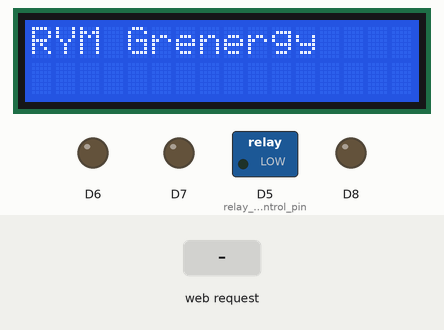
Bench run of a sketch on a simulated ESP8266 (NodeMCU). On the bench: 16×2 character LCD, switched loads named in the sketch (green lamp = pin HIGH), output pins drawn as LEDs (lit = HIGH). The inputs (shaded band) are chosen by the test bench. What the sketch prints to the serial monitor is not drawn.

Above: at 0.1 s.
4.3 s: HTTP request GET /relay?Display=1&Display0=1&Charging=1 received
At 4.65 s:
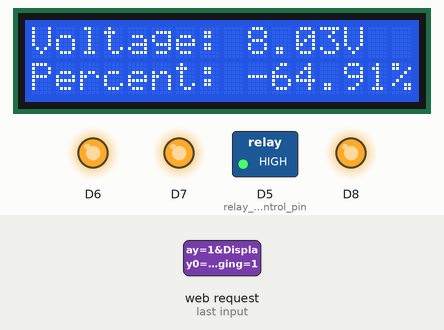
At 6.1 s:
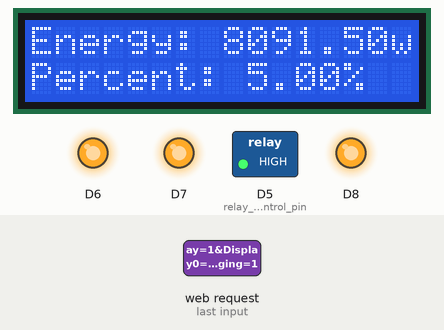
Timing chart, 0 to 7.6 s (numbered marks = the images above; inputs shaded):
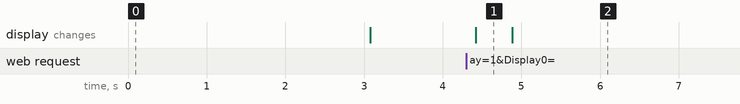

Measured:
- after the input at 4.3 s, the display: changes after 0.12 s (image 1)
- what the display in image 1 shows lasts 0.5 s, from 4.4 s to 4.9 s

The sketch:

BMS_modified.ino
```cpp
#include <ESP8266WiFi.h>
#include <ESPAsyncTCP.h>
#include <ESPAsyncWebServer.h>
#include <Wire.h>
#include <LiquidCrystal_I2C.h>

double percentage;
double voltage;

bool Display = false;
bool Display0 = false;
bool Charging = false;

// Set the LCD address to 0x27 for a 16 chars and 2 line display
LiquidCrystal_I2C lcd(0x27, 16, 2);

int offsetValue = 20; // set the correction offset value

unsigned long buttonPressedTime = 0;
unsigned long previousMillis = 0;  // variable to store the previous time
const long interval = 10000;       // interval at which to blink (milliseconds)


// Replace with your network credentials
const char* ssid = "RYM Grenergy wifi";
const char* password = "12345678";

AsyncWebServer server(80);

void setup() {
  Serial.begin(115200);
  lcd.begin();
  lcd.backlight();
  lcd.print("RYM Grenergy");
  delay(3000);
  lcd.clear();
  lcd.noBacklight();

  pinMode(A0, INPUT); // analog input pin
  pinMode(D5, OUTPUT); // relay control pin
  pinMode(D6, OUTPUT);
  pinMode(D7, OUTPUT);
  pinMode(D8, OUTPUT);
  digitalWrite(D5, HIGH);
  digitalWrite(D6, HIGH);
  digitalWrite(D7, HIGH);
  digitalWrite(D8, HIGH);

  WiFi.softAP(ssid, password); // Set WiFi AP mode

  IPAddress IP = WiFi.softAPIP();
  Serial.print("AP IP address: ");
  Serial.println(IP);

  server.on("/", HTTP_GET, [](AsyncWebServerRequest * request) {
    int sensorValue = analogRead(A0); // read the analog input value
    voltage = map(sensorValue, 0, 1023, 0, 1565) + offsetValue; // map 0-1023 to 0-2500 and add correction offset
    voltage /= 100; // divide by 100 to get the decimal values
    percentage = ((voltage - 9.75) / (12.6 - 9.75)) * 100; // convert to percentage

    String html = "<html><head><style>";
    html += "body { font-size: 50px; text-align:center; }";
    html += "h1 { font-size: 36px; }";
    html += "p { font-size: 60px; }";
    html += "input[type='submit'] { font-size: 100px; padding: 40px; }";
    html += "</style></head><body>";
    html += "<h1>Battery Monitoring</h1>";
    html += "<p>Sensor Value: " + String(sensorValue) + "</p>";
    html += "<p>Battery Voltage: " + String(voltage) + "V</p>";
    html += "<p>Percentage: " + String(percentage) + "%</p>";
    html += "<h1>Control Buttons</h1>";
    html += "<form method='get' action='/relay'>";
    html += "<p><input type='submit' name='Display' value='Display'></p>";
    html += "<p><input type='submit' name='Display0' value='Display0'></p>";
    html += "<p><input type='submit' name='Charging' value='Charging'></p>";
    html += "<input type='submit' name='relay1' value='Relay 1'>";
    html += "<input type='submit' name='relay2' value='Relay 2'>";
    //html += "<input type='submit' name='relay3' value='Relay 3'>";
    //html += "<input type='submit' name='relay4' value='Relay 4'>";
    html += "</form>";
    html += "</body></html>";
    request->send(200, "text/html", html);


  });

  server.on("/relay", HTTP_GET, [](AsyncWebServerRequest * request) {
    if (request->hasParam("Display")) {
      Display = true;
    }
    if (request->hasParam("Display0")) {
      Display0 = true;
    }
    if (request->hasParam("Charging")) {
      Charging = true;
    }
    if (request->hasParam("relay1")) {
      digitalWrite(D5, !digitalRead(D5)); // toggle relay state
    }
    if (request->hasParam("relay2")) {
      digitalWrite(D6, !digitalRead(D6));
    }
    //if (request->hasParam("relay3")) {
      //digitalWrite(D7, !digitalRead(D7));
    //}
    //if (request->hasParam("relay4")) {
      //digitalWrite(D8, !digitalRead(D8));
    //}
    request->redirect("/");
  });

  server.begin();
}

void loop() {
  if (Display) {
    int sensorValue = analogRead(A0); // read the analog input value
    voltage = map(sensorValue, 0, 1023, 0, 1565) + offsetValue; // map 0-1023 to 0-2500 and add correction offset
    voltage /= 100; // divide by 100 to get the decimal values
    percentage = ((voltage - 9.75) / (12.4 - 9.75)) * 100; // convert to percentage

    lcd.begin();
    lcd.backlight();
    lcd.setCursor(0, 0);
    lcd.print("Voltage: ");
    lcd.print(voltage);
    lcd.print("V");
    lcd.setCursor(0, 1);
    lcd.print("Percent: ");
    lcd.print(percentage);
    lcd.print("%");
    //      lcd.print("Volt: "+voltage+"V    ");
    //      lcd.print("percent: "+percentage+"%");
    previousMillis = millis();
    Display = false;

  }

  if (Display0) {
    voltage = 0.0;
    percentage = 0.0;

    lcd.begin();
    lcd.backlight();
    lcd.setCursor(0, 0);
    lcd.print("Voltage: ");
    lcd.print(voltage);
    lcd.print("V");
    lcd.setCursor(0, 1);
    lcd.print("Percent: ");
    lcd.print(percentage);
    lcd.print("%");
    //      lcd.print("Volt: "+voltage+"V    ");
    //      lcd.print("percent: "+percentage+"%");
    previousMillis = millis();
    Display = false;

  }

  if (Charging) {
    int starttime = millis();
    int endtime = starttime;
    while ((endtime - starttime) <=90000) // do this loop for up to 1000mS
    {
      percentage = starttime / 900;
      voltage = percentage*1618.3;
      lcd.begin();
      lcd.backlight();
      lcd.setCursor(0, 0);
      lcd.print("Energy: ");
      lcd.print(voltage);
      lcd.print("wh");
      lcd.setCursor(0, 1);
      lcd.print("Percent: ");
      lcd.print(percentage);
      lcd.print("%");
      endtime = millis();
    }
    previousMillis = millis();
    Display = false;
  }

  // check if it's time to turn off the LED
  unsigned long currentMillis = millis();
  if (Display == false && currentMillis - previousMillis >= interval) {
    lcd.clear();
    lcd.noBacklight();
  }

}
```
